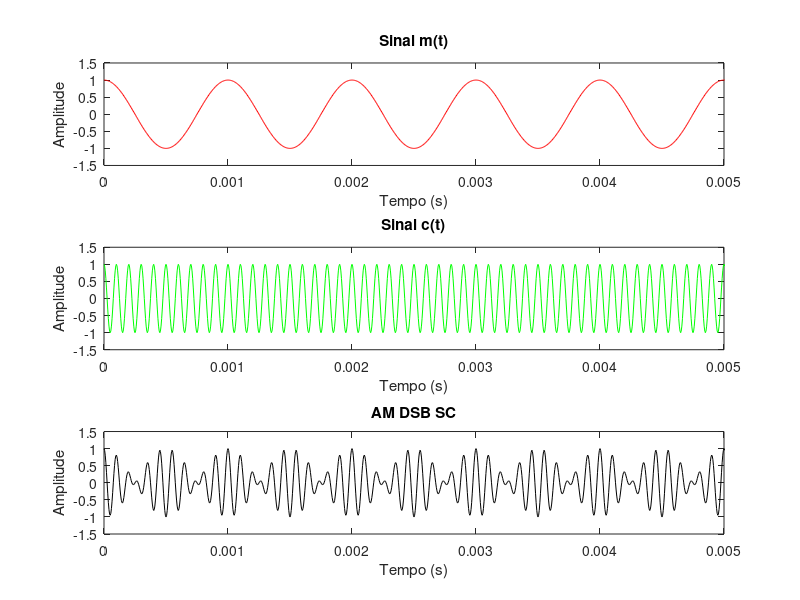
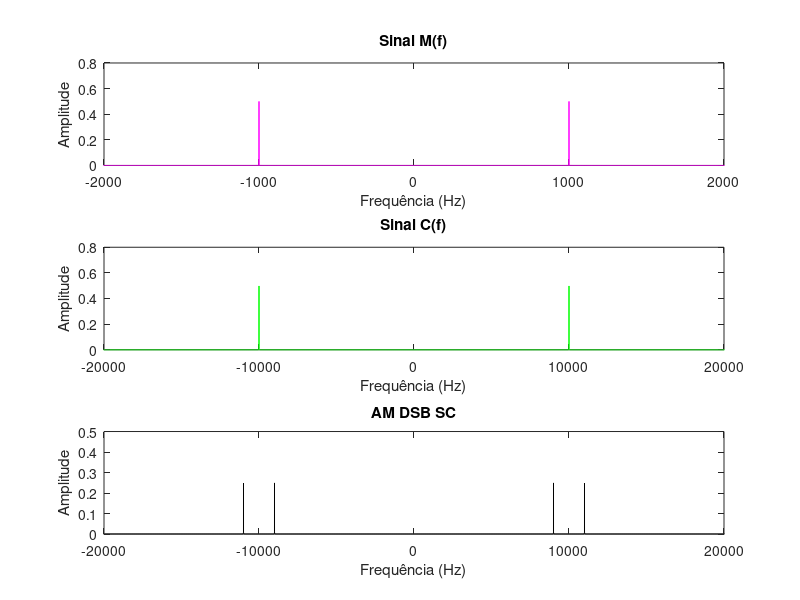
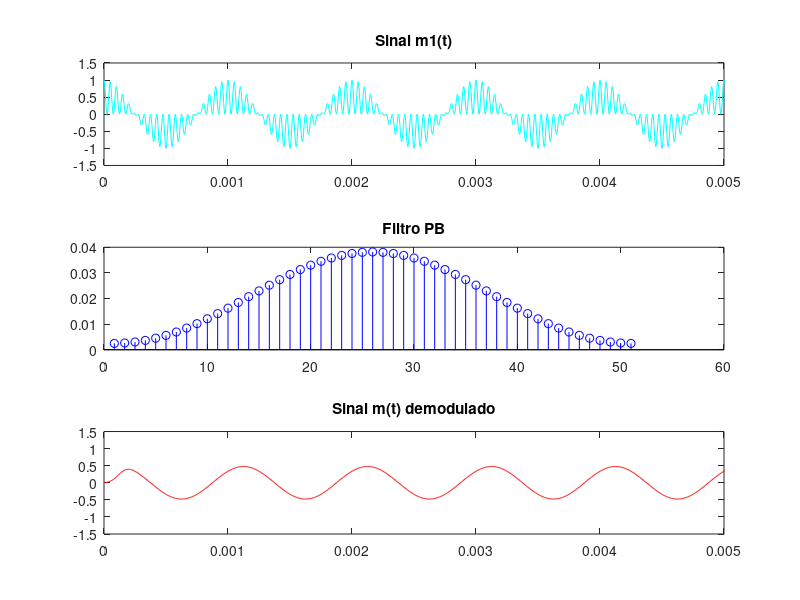

MATLAB code for these plots, in order:
clc
close all
clear all

Am = 1;                                 % Amplitude do sinal 
Ac = 1;                                 % Amplitude da portadora
fm = 1000;                              % Frequência do sinal
fc = 10000;                             % Frequência da portadora
N = 200;                                % Fator de superamostragem
fs = N*fm;                              % Frequência de amostragem
num_periodos = 1000;                    % Número de períodos
t_final = num_periodos*(1/fm);          % Dois períodos
Ts = 1/fs;                              % Tempo de amostragem 
t = 0:Ts:t_final;                       % Vetor tempo

%% Modulação
m = Am*cos(2*pi*fm.*t);
c = Ac*cos(2*pi*fc.*t);
s_AM_DSB_SC = m.*c;

figure(1)
subplot(3,1,1)
plot(t,m,'r')
ylabel('Amplitude')
xlabel('Tempo (s)')
title('Sinal m(t)')
axis([0 t_final/200 -1.5*Am 1.5*Am])  

subplot(3,1,2)
plot(t,c,'g')
ylabel('Amplitude')
xlabel('Tempo (s)')
title('Sinal c(t)')
axis([0 t_final/200 -1.5*Am 1.5*Am])  

subplot(3,1,3)
plot(t,s_AM_DSB_SC,'k')
ylabel('Amplitude')
xlabel('Tempo (s)')
title('AM DSB SC')
axis([0 t_final/200 -1.5*Am 1.5*Am])  

f_passo = 1/t_final;                   
f = -fs/2:f_passo:fs/2; 

M = fftshift(fft(m)/length(m));
C = fftshift(fft(c)/length(c));
S_AM_DSB_SC = fftshift(fft(s_AM_DSB_SC)/length(s_AM_DSB_SC));

figure(2)
subplot(3,1,1)
plot(f,abs(M),'m');
axis([-2*fm 2*fm 0 0.8]);
ylabel('Amplitude')
xlabel('Frequência (Hz)')
title('Sinal M(f)')

subplot(3,1,2)
plot(f,abs(C),'g');
axis([-2*fc 2*fc 0 0.8]);
ylabel('Amplitude')
xlabel('Frequência (Hz)')
title('Sinal C(f)')

subplot(3,1,3)
plot(f,abs(S_AM_DSB_SC),'k');
axis([-2*fc 2*fc 0 0.5]);
ylabel('Amplitude')
xlabel('Frequência (Hz)')
title('AM DSB SC')

%% Demodulação
m1 = s_AM_DSB_SC.*c;

filtro = fir1(50,(2*1500)/fs);
sinal_final = filter(filtro,1,m1);

figure(3)
subplot(3,1,1)
plot(t,m1,'c')
axis([0 t_final/200 -1.5*Am 1.5*Am]) 
title('Sinal m1(t)')

subplot(3,1,2)
stem(filtro,'b')
title('Filtro PB')

subplot(3,1,3)
plot(t,sinal_final,'r');
axis([0 t_final/200 -1.5*Am 1.5*Am])  
title('Sinal m(t) demodulado')

